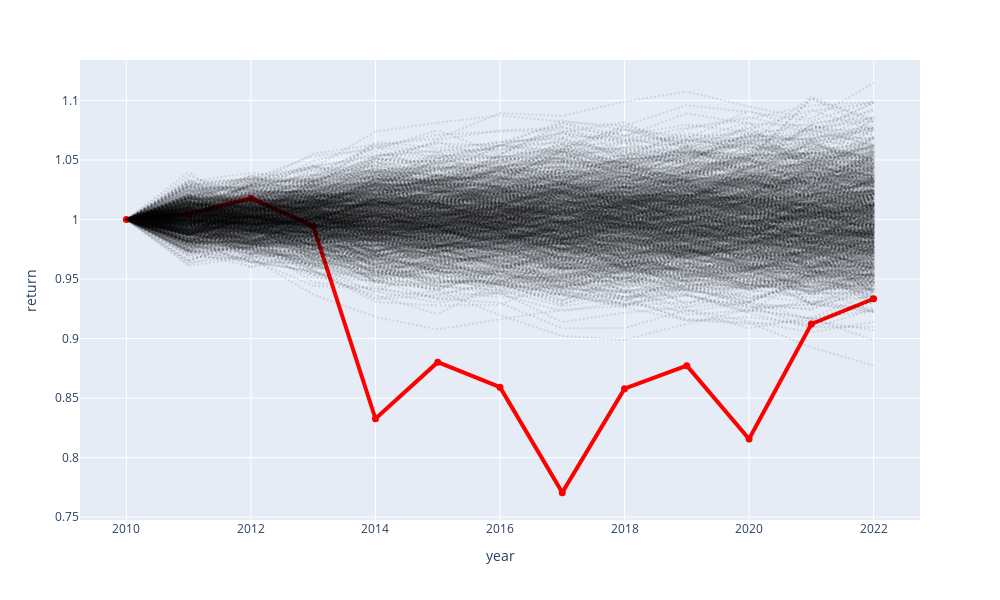

Notebook cell for this chart:
### Code cell
# plot_time_series(df, title="Factor vs Noise", ylabel="NAV", xlabel="Year", filename="factor_vs_noise.png")
import plotly.express as px
import matplotlib.pyplot as plt

factor = f"predicted_normalized_return"
factor_series = pd.Series(timelines[factor].get_cumulative_returns(), name=factor)
noise_series = [pd.Series(timelines[f"noise_{i}"].get_cumulative_returns(), name=f"noise_{i}") for i in range(num_noise)]

df = pd.concat([factor_series] + noise_series, axis=1)

# Create the line chart for the noise series only
fig = px.line(df, y=[col for col in df.columns if col.startswith('noise_')])

# Update the traces for the noise lines to be black and less prominent
noise_opacity = 0.1  # Semi-transparent
for trace in fig.data:
    trace.update(line=dict(color="black", width=2, dash="dot"), opacity=noise_opacity)

# Now, add the factor line separately to ensure it's on top
fig.add_scatter(x=df.index, y=df[factor], mode='lines+markers', name=factor,
                line=dict(color='red', width=4),
                marker=dict(size=7, color='red'))

fig.update_layout(
        autosize=False,
        width=1000,
        height=600,
        hovermode="closest",
        showlegend=False,
    )

fig.update_xaxes(title_text="year")
fig.update_yaxes(title_text="return")

fig.show()
